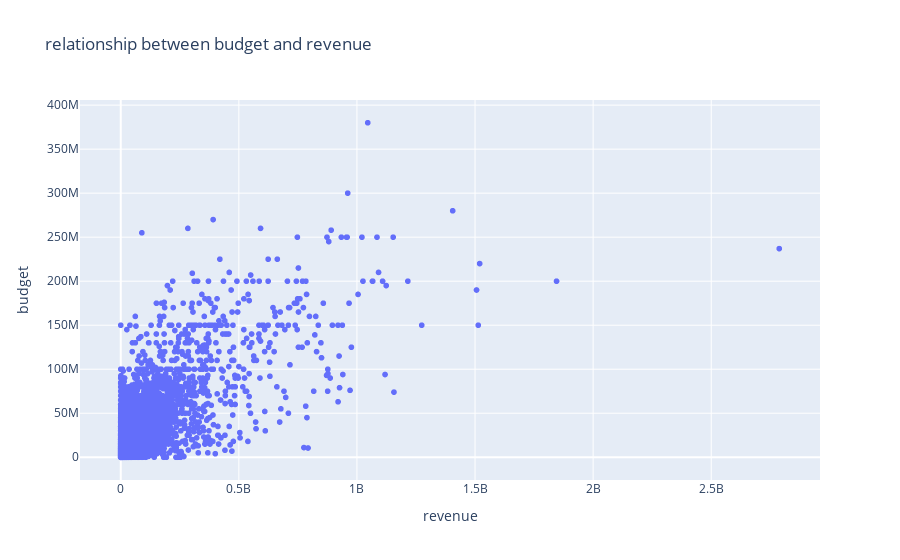

The notebook cell this image was saved under:
### Markdown cell above
## Q7: Use scatter plot to draw the relationship between budget and revenue.
![p3.png](attachment:p3.png)

### Code cell
fig = px.scatter(df, x="revenue", y="budget",title="relationship between budget and revenue",height=600)
fig.show()

### Figure 1 — Plotly figure (JSON) as saved in the notebook; plotly's stock layout.template omitted (floating-point values rounded to 4 significant figures; data arrays with more than 128 entries replaced by an {"elided": "..."} marker saying what was removed)
{"data": [{"hovertemplate": "revenue=%{x}<br>budget=%{y}<extra></extra>", "legendgroup": "", "marker": {"color": "#636efa", "symbol": "circle"}, "mode": "markers", "name": "", "showlegend": false, "type": "scattergl", "x": {"elided": "9606 int values"}, "xaxis": "x", "y": {"elided": "9606 int values"}, "yaxis": "y"}], "layout": {"autosize": true, "legend": {"tracegroupgap": 0}, "title": {"text": "relationship between budget and revenue"}, "xaxis": {"anchor": "y", "autorange": true, "domain": [0, 1], "range": [-168700000.0, 2957000000.0], "title": {"text": "revenue"}, "type": "linear"}, "yaxis": {"anchor": "x", "autorange": true, "domain": [0, 1], "range": [-25380000.0, 405400000.0], "title": {"text": "budget"}, "type": "linear"}}}
